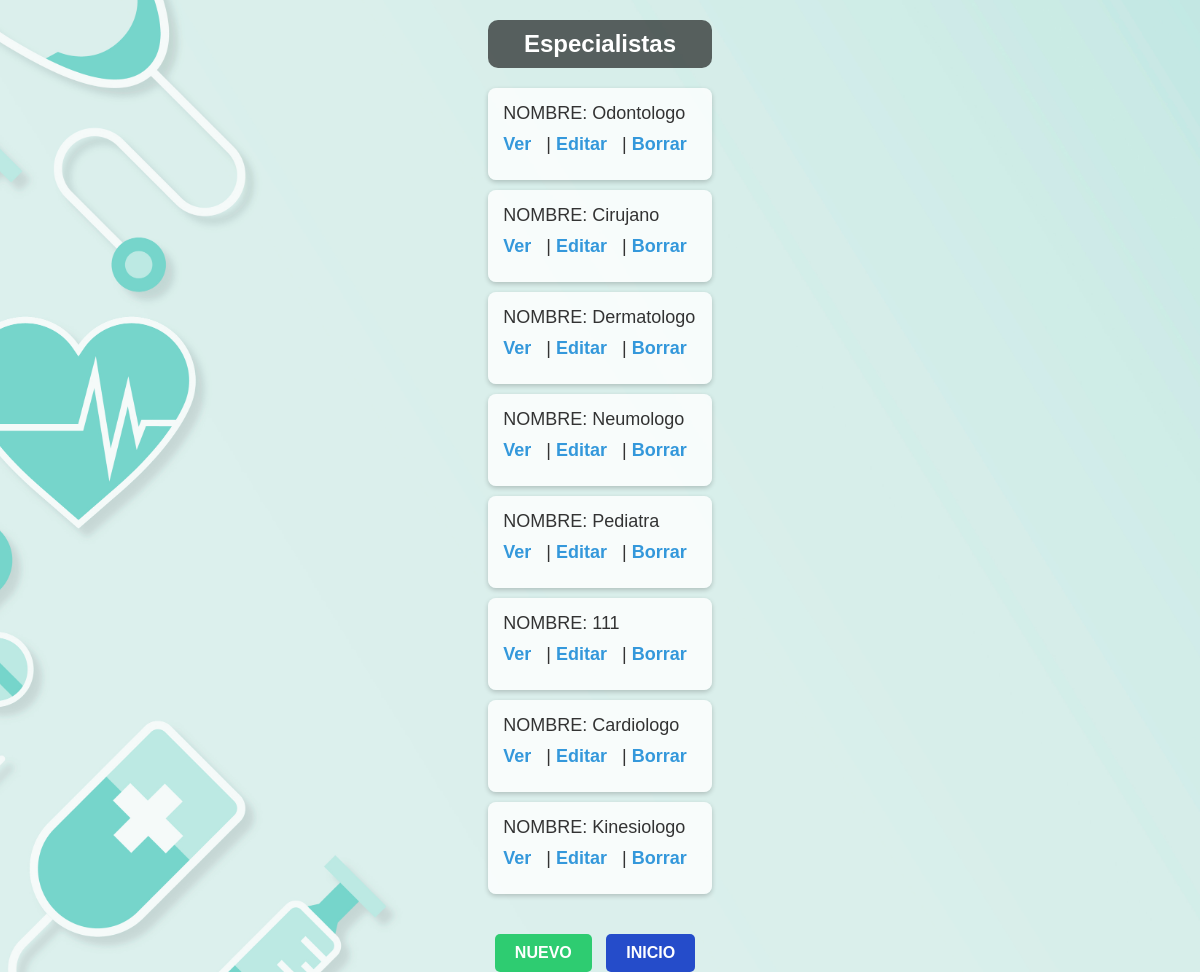
The app's page /app/curso/list (signed in), older data.
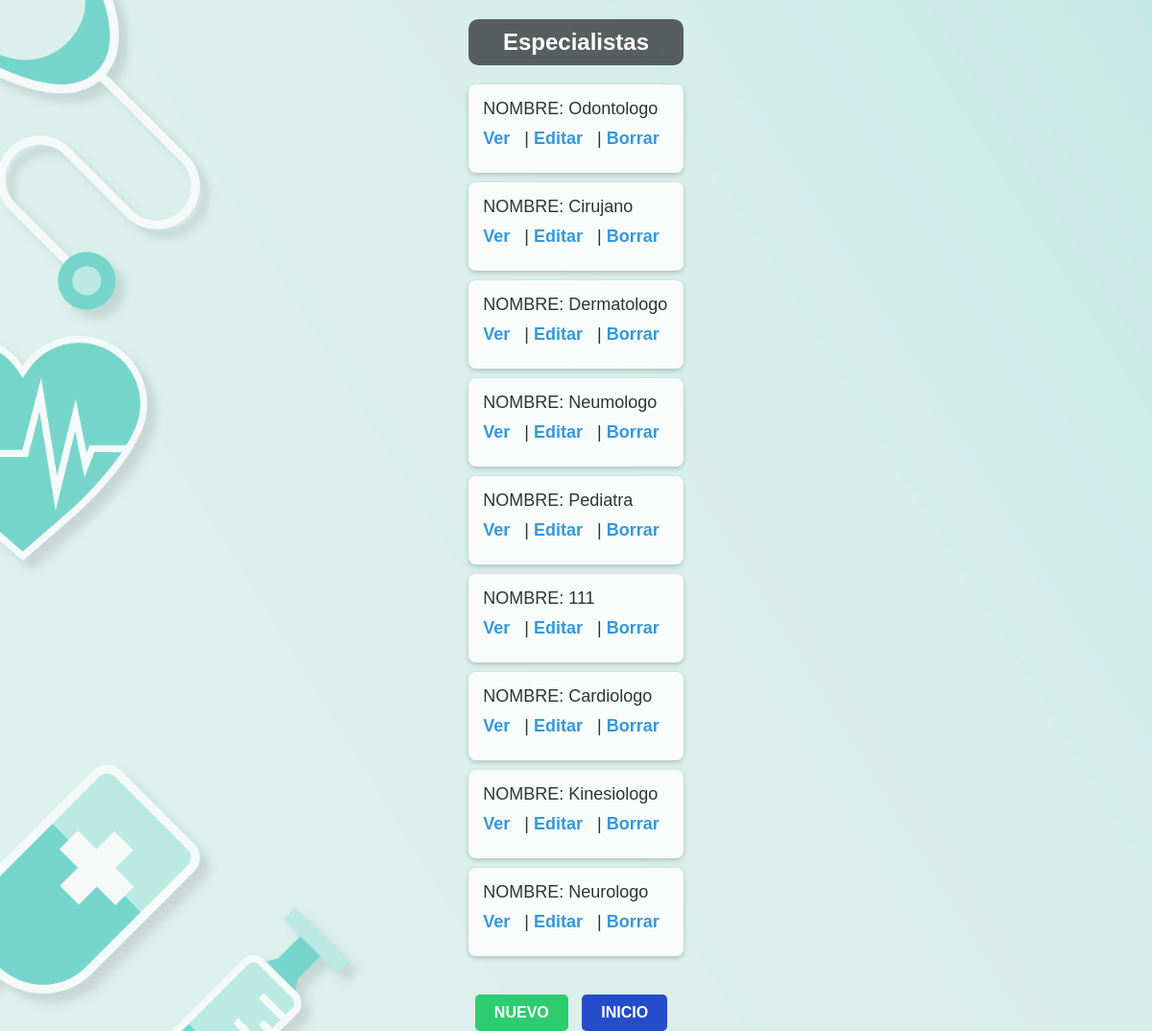
The same page, newer data.
### app/models.py (models this page shows, shortened)
class Especialistas(models.Model):
    nombre = models.CharField(max_length=40)
    codigo = models.IntegerField()

### app/views.py (the view)
# urls.py: path('curso/list', views.CursoList.as_view(), name='List'),
class CursoList(LoginRequiredMixin, ListView):
     model = Especialistas
     template_name = "appt/especialista_list.html"

### app/templates/appt/especialista_list.html (shortened to what this page needs)
{% load static %}
<!DOCTYPE html>
<html lang="en">
<head>
</head>
<body>
    <div>
        <h2>Especialistas</h2>
        <ul>
            {% for curso in object_list %}
            <li>
                <p>NOMBRE: {{ curso.nombre }} </p>
                <p>
                    <a href="{% url 'Detail' curso.id %}">Ver</a> |
                    <a href="{% url 'Edit' curso.id %}">Editar</a> |
                    <a href="{% url 'Delete' curso.id %}">Borrar</a>
                </p>
            </li>
            {% endfor %}
        </ul>
        <div class="button-container">
            <a href="{% url 'New' %}" class="btn-new">Nuevo</a>
            <a href="{% url 'index' %}" class="btn-home">Inicio</a>
        </div>
    </div>
</body>
</html>

Row changes from the older to the newer data that the page shows:
added Especialistas: nombre "Neurologo"
